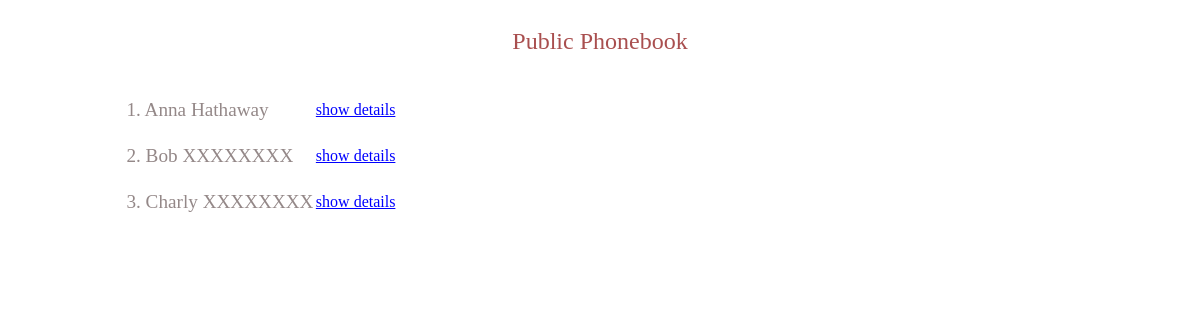
Screenshot of /phonebook.php with the database file from the repository.
### tables this page shows
CREATE TABLE `users` (
  `id` int(11) NOT NULL,
  `username` varchar(32) NOT NULL,
  `password` varchar(255) NOT NULL,
  `first_name` varchar(255) NOT NULL,
  `last_name` varchar(255) NOT NULL,
  `address` varchar(128) NOT NULL,
  `zipcity` varchar(64) NOT NULL,
  `country` int(11) NOT NULL,
  `publish` tinyint(1) NOT NULL,
  `timestamp` timestamp NOT NULL DEFAULT current_timestamp() ON UPDATE current_timestamp()
);

### phonebook.php (the view, shortened to what this page needs)
<?php
$db = new mysqli("localhost", "root", "", "task");
if(isset($_GET['id'])){
    $id= mysqli_real_escape_string($db, $_GET['id']);
$result = mysqli_query($db, "SELECT `address` ,`zipcity`,`country` FROM `users` WHERE `id`=$id") or die(mysql_error());
$row = mysqli_fetch_array($result, MYSQLI_ASSOC);
$country = $row['country'];
$result2 = mysqli_query($db, "SELECT `code` FROM `countries` WHERE `id` =$country") or die(mysql_error());
$row2 = mysqli_fetch_array($result2, MYSQLI_ASSOC);
$result3 =mysqli_query($db, "SELECT `phone_number` FROM `user_phones` WHERE `user_id` =$id AND `publish` =1" )or die(mysql_error());
$result4 = mysqli_query($db, "SELECT `email` FROM `user_emails` WHERE `user_id` =$id AND `publish` =1" ) or die(mysql_error())
?>
<div class="contact__details" data-id="<?php echo $id; ?>">
    <div class="contact--column">
        <h4>Address</h4>
    <div class="contact__rows">
        <p><?php echo $row['address'];?></p>
        <p><?php echo $row['zipcity'];?></p>
        <p><?php echo $row2['code'];?></p>
</div>
</div>
<div class="contact--column">
    <h4>Phone Numbers</h4>
    <div class="contact__rows">
    <?php
    while($row3 =mysqli_fetch_array($result3,MYSQLI_ASSOC)){
        echo "<p>".$row3['phone_number'] . "</p>";
}
?>
    </div>
</div>
<div class="contact--column ">
    <h4>Emails</h4>
    <div class="contact__rows">
        <?php
        while($row4 = mysqli_fetch_array($result4, MYSQLI_ASSOC)){
            echo "<p>".$row4['email']."</p>";
        }
        ?>
    </div>
</div>
</div>
<?php
} else {
    $result =mysqli_query($db, "SELECT `id` , `first_name` , `last_name` FROM  `users` WHERE `publish` = 1") or die(mysql_error());
?>
    <section class="phonebook__wrapper">
        <div class="phonebook">
            <h1>Public Phonebook</h1>
            <div class="phonebook__rows">
                <?php
                $i =1;
                while($row= mysqli_fetch_array($result, MYSQLI_ASSOC)){
                    $id = $row['id'];
                    $first_name = $row['first_name'];
                    $last_name=$row['last_name'];
                    ?>
                    <div class="phonebook--row">
                        <p><?php echo $i . ". "  .$first_name . " " . $last_name;?></p>
                        <span class="phonebook--details"data-id="<?php echo $id; ?>">show details</span>
                    </div>
                    <?php
                    $i++;
            };
            ?>
            </div>
        </div>
    </section>
<?php
}
?>

### phonebook.php (style rules this page uses)
p { margin:0; }
.phonebook__wrapper { width: 100%; display: flex; justify-content: center; }
.phonebook { width: 80%; }
.phonebook h1 { text-align: center; font-weight: normal; color: #a94f4f; }
.phonebook__rows { width: 100%; }
.phonebook__rows { display: flex; flex-direction: column; }
.phonebook--row { display: flex; align-items: center; margin-top: 1.5em; }
.phonebook--row p { width: 20%; font-size: 1.2em; color: #948888; }
.phonebook--row span { color: blue; text-decoration: underline; cursor: pointer; }

### rows the page displays
users: first_name "Anna", last_name "Hathaway"
users: first_name "Bob", last_name "XXXXXXXX"
users: first_name "Charly", last_name "XXXXXXXX"
